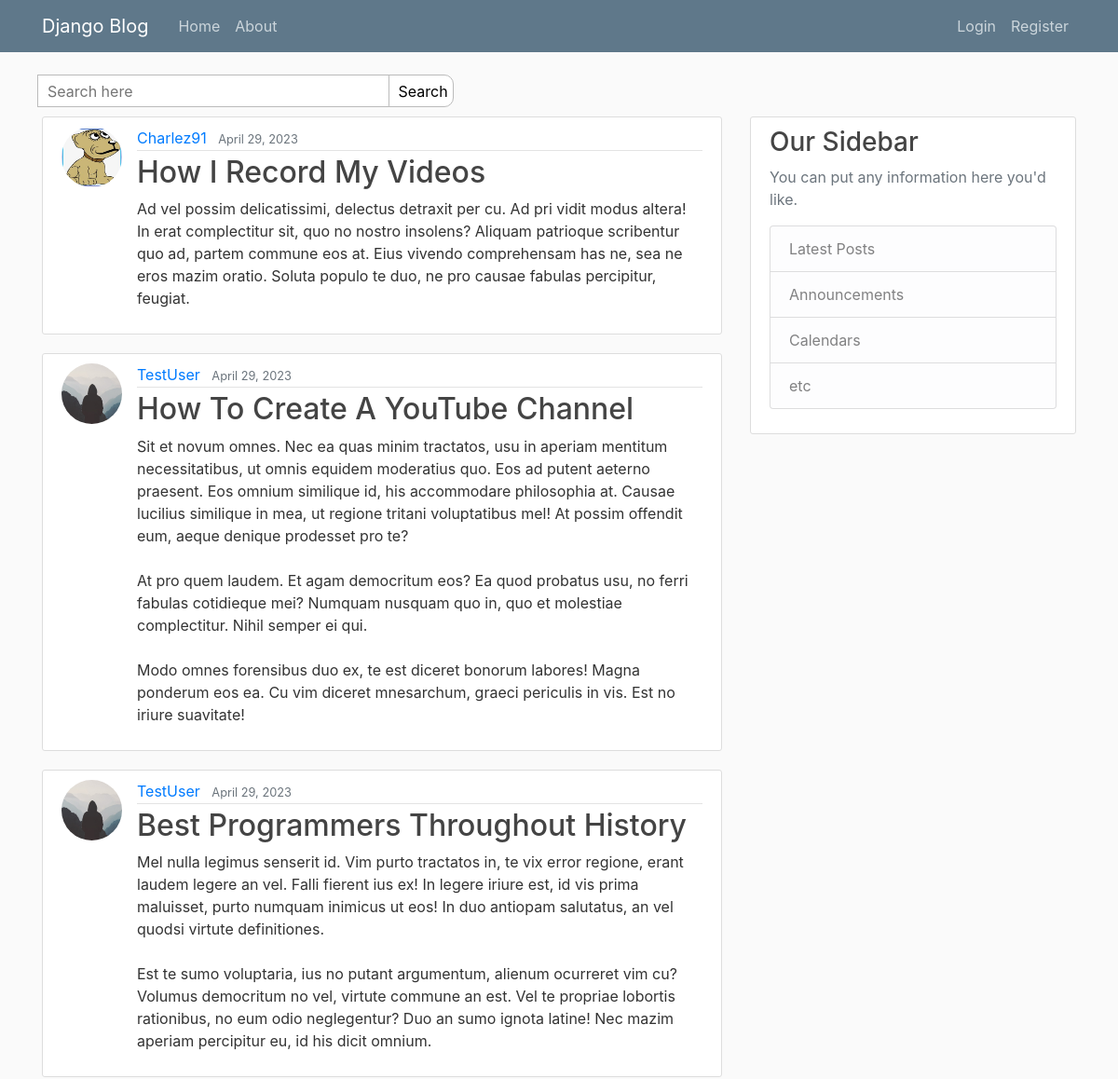
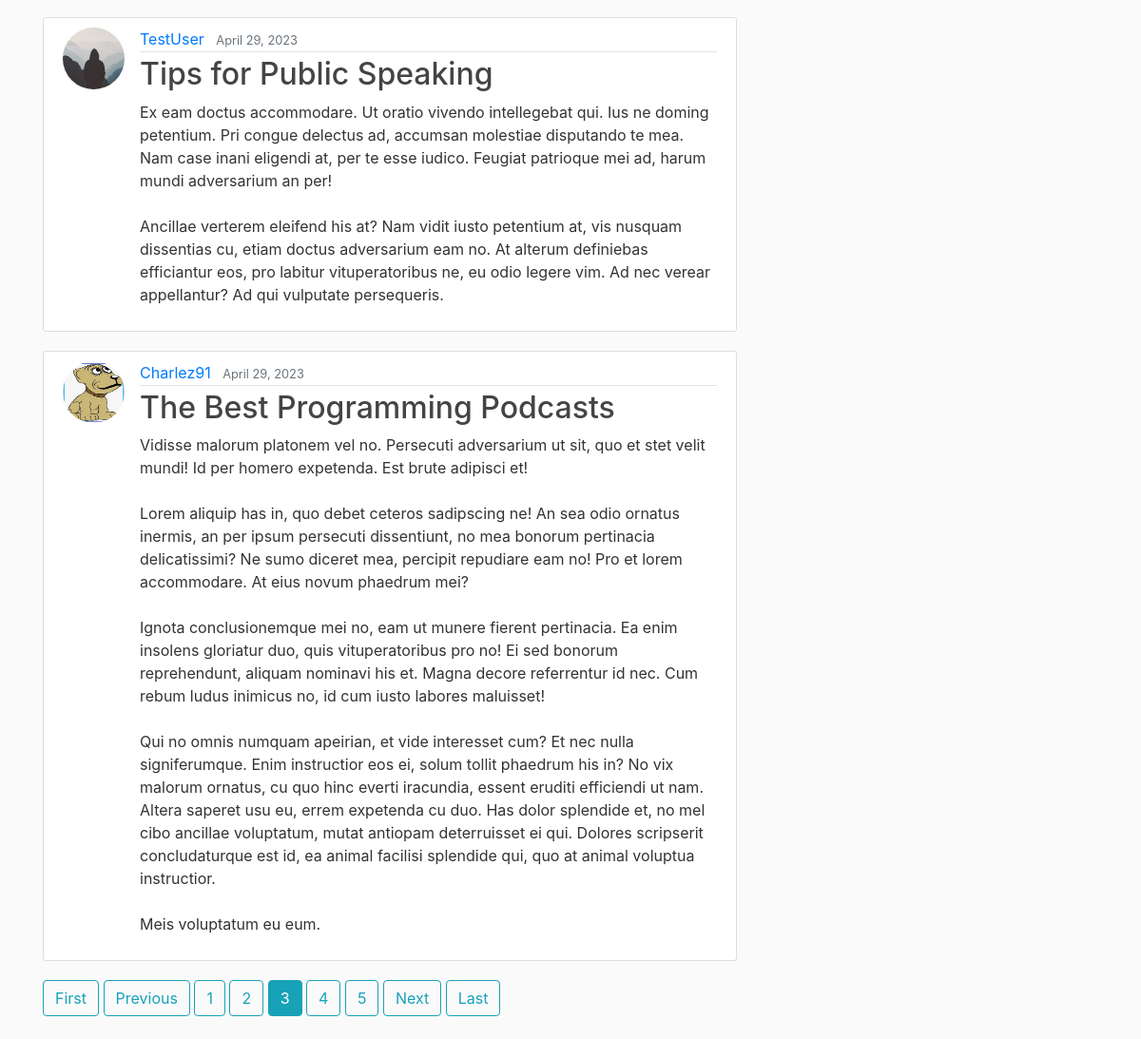
/?page=3, run on the app's committed database (2 pictures, top to bottom).
### blog1/models.py (models this page shows, shortened)
class Post(models.Model):
    title = models.CharField(max_length=100, null=False, blank=False)
    content = RichTextField(blank=True)
    date_posted = models.DateTimeField(default=timezone.now)
    modified = models.DateTimeField(auto_now=True)
    author = models.ForeignKey(User, on_delete=models.CASCADE)
    tags = TaggableManager()

### users/models.py (models this page shows, shortened)
class Profile(models.Model):
    user = models.OneToOneField(User, on_delete=models.CASCADE)
    image = models.ImageField(default='default.jpg', upload_to='profile_pics')

### blog1/views.py (the view)
# urls.py: path('', views.Home.as_view(), name='blog-home'),
class Home(ListView):
    model = Post
    ordering = ['-date_posted']
    context_object_name = 'posts'
    paginate_by = 5
    template_name = 'blog1/home.html'
    def get(self, request, *args: Any, **kwargs: Any) -> HttpResponse:
        return super().get(request, *args, **kwargs)

### blog1/templates/blog1/home.html (shortened to what this page needs)
{% extends 'blog1/base.html' %}
{% block search %}
<div class="col-md-6" >
  <div class="header-search">
    <form id="SearchForm" action="{% url 'search' %}">
      <input class="search-input" id="q" name="q" placeholder="Search here"  required>
      <button class="search-btn1" >Search</button>
    </form>
  </div>
</div>
{% endblock search %}
{% block content %}
	{% for post in posts %}
		<article class="media content-section">
		<img class="rounded-circle article-img" src="{{ post.author.profile.image.url }}">
		  <div class="media-body">
		    <div class="article-metadata">
		      <a class="mr-2" href="{% url 'user-posts' post.author.username %}">{{ post.author }}</a>
		      <small class="text-muted">{{ post.date_posted |date:"F d, Y" }}</small>
		    </div>
		    <h2><a class="article-title" href="{% url 'post-detail' post.id %}">{{ post.title }}</a></h2>
		    <p class="article-content">{{ post.content|safe }}</p>
		  </div>
		</article>
	{% endfor %}
	{% if is_paginated %}
      {% if page_obj.has_previous %}
        <a class="btn btn-outline-info mb-4" href="?page=1">First</a>
        <a class="btn btn-outline-info mb-4" href="?page={{ page_obj.previous_page_number }}">Previous</a>
      {% endif %}
      {% for num in page_obj.paginator.page_range %}
        {% if page_obj.number == num %}
          <a class="btn btn-info mb-4" href="?page={{ num }}">{{ num }}</a>
        {% elif num > page_obj.number|add:'-3' and num < page_obj.number|add:'3' %}
          <a class="btn btn-outline-info mb-4" href="?page={{ num }}">{{ num }}</a>
        {% endif %}
      {% endfor %}
      {% if page_obj.has_next %}
        <a class="btn btn-outline-info mb-4" href="?page={{ page_obj.next_page_number }}">Next</a>
        <a class="btn btn-outline-info mb-4" href="?page={{ page_obj.paginator.num_pages }}">Last</a>
      {% endif %}
    {% endif %}
{% endblock content %}

### blog1/static/blog1/main.css (style rules this page uses)
body { background: #fafafa; color: #333333; margin-top: 5rem; }
h1, h2, h3, h4, h5, h6 { color: #444444; }
.content-section { background: #ffffff; padding: 10px 20px; border: 1px solid #dddddd; border-radius: 3px; margin-bottom: 20px; }
.article-title { color: #444444; }
.article-content { white-space: pre-line; }
.article-img { height: 65px; width: 65px; margin-right: 16px; }
.article-metadata { padding-bottom: 1px; margin-bottom: 4px; border-bottom: 1px solid #e3e3e3 }
.header-search { --border-color: #bbb; margin-bottom: 10px; }
.search-input { width: 70%; border: 1px var(--border-color) solid; margin-left: -5px; padding: 5px 0px 4px 10px; }
.search-btn1 { border: 1px var(--border-color) solid; padding: 5px 5px 4px 10px; margin-left: -6px; border-top-right-radius: 10px; border-bottom-right-radius: 10px; background-color: #fff; cursor: pointer; }

### data on the page
Post: author.profile.image (picture), author "Charlez91", date_posted "April 29, 2023", title "How I Record My Videos", content "Ad vel possim delicatissimi, delectus detraxit per cu. Ad pri vidit modus altera! In erat complectitur sit, quo no nostro insolens? Aliquam patrioque scribentur quo ad, partem commune eos at. Eius vivendo comprehensam has ne, sea ne eros mazim oratio. Soluta populo te duo, ne pro causae fabulas percipitur, feugiat."
Post: author.profile.image (placeholder picture), author "TestUser", date_posted "April 29, 2023", title "How To Create A YouTube Channel", content "Sit et novum omnes. Nec ea quas minim tractatos, usu in aperiam mentitum necessitatibus, ut omnis equidem moderatius quo. Eos ad putent aeterno praesent. Eos omnium similique id, his accommodare philosophia at. Causae lucilius similique in mea, ut regione tritani voluptatibus mel! At possim offendit eum, aeque denique prodesset pro te? At pro quem laudem. Et agam democritum eos? Ea quod probatus usu, no ferri fabulas cotidieque mei? Numquam nusquam quo in, quo et molestiae complectitur. Nihil semper ei qui. Modo omnes forensibus duo ex, te est diceret bonorum labores! Magna ponderum eos ea. Cu vim diceret mnesarchum, graeci periculis in vis. Est no iriure suavitate!"
Post: author.profile.image (placeholder picture), author "TestUser", date_posted "April 29, 2023", title "Best Programmers Throughout History", content "Mel nulla legimus senserit id. Vim purto tractatos in, te vix error regione, erant laudem legere an vel. Falli fierent ius ex! In legere iriure est, id vis prima maluisset, purto numquam inimicus ut eos! In duo antiopam salutatus, an vel quodsi virtute definitiones. Est te sumo voluptaria, ius no putant argumentum, alienum ocurreret vim cu? Volumus democritum no vel, virtute commune an est. Vel te propriae lobortis rationibus, no eum odio neglegentur? Duo an sumo ignota latine! Nec mazim aperiam percipitur eu, id his dicit omnium."
Post: author.profile.image (placeholder picture), author "TestUser", date_posted "April 29, 2023", title "Tips for Public Speaking", content "Ex eam doctus accommodare. Ut oratio vivendo intellegebat qui. Ius ne doming petentium. Pri congue delectus ad, accumsan molestiae disputando te mea. Nam case inani eligendi at, per te esse iudico. Feugiat patrioque mei ad, harum mundi adversarium an per! Ancillae verterem eleifend his at? Nam vidit iusto petentium at, vis nusquam dissentias cu, etiam doctus adversarium eam no. At alterum definiebas efficiantur eos, pro labitur vituperatoribus ne, eu odio legere vim. Ad nec verear appellantur? Ad qui vulputate persequeris."
Post: author.profile.image (picture), author "Charlez91", date_posted "April 29, 2023", title "The Best Programming Podcasts", content "Vidisse malorum platonem vel no. Persecuti adversarium ut sit, quo et stet velit mundi! Id per homero expetenda. Est brute adipisci et! Lorem aliquip has in, quo debet ceteros sadipscing ne! An sea odio ornatus inermis, an per ipsum persecuti dissentiunt, no mea bonorum pertinacia delicatissimi? Ne sumo diceret mea, percipit repudiare eam no! Pro et lorem accommodare. At eius novum phaedrum mei? Ignota conclusionemque mei no, eam ut munere fierent pertinacia. Ea enim insolens gloriatur duo, quis vituperatoribus pro no! Ei sed bonorum reprehendunt, aliquam nominavi his et. Magna decore referrentur id nec. Cum rebum ludus inimicus no, id cum iusto labores maluisset! Qui no omnis numquam…"

### other printed values
{{ num }} "1" "2" "4" "5"
{{ num }} "3"
